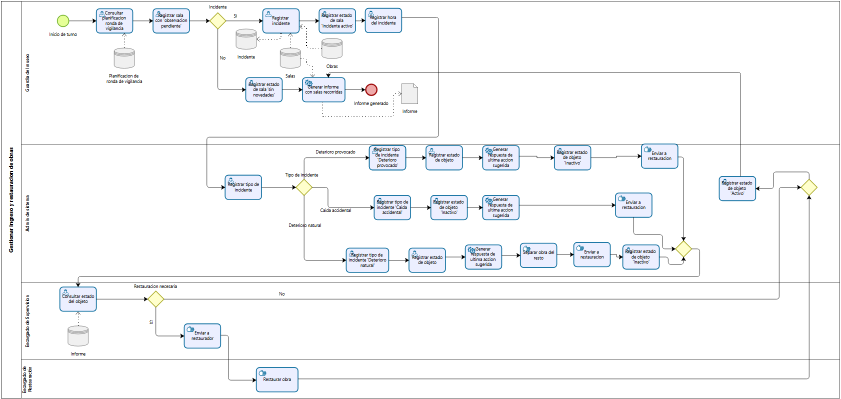
#> input picture scripts_y_notas/bpmn_oper_inspected.png, 1682 x 798 px, given in place of extracted_dcd_full.png, which was not available (shown at 1/2 size)
$ python simulate_dcd.py
#> lines starting #> are read from the running program, lines starting #| are printed output that depends on the picture
# -*- coding: utf-8 -*-
from PIL import Image

def simulate_dcd(target_x_pct, target_y_pct, zoom, out_path):
#> called with target_x_pct = 29, target_y_pct = 52, zoom = 2.1
    im = Image.open('scripts_y_notas/extracted_dcd_full.png').convert('RGB')
#> im is the input picture: PIL image 1682x798 RGB; mean R, G, B 246.4, 247.4, 248.6
    iw, ih = im.size
#> iw = 1682; ih = 798
    viewport_w = 1060
    viewport_h = 670

    tx = iw * (target_x_pct / 100.0)
#> tx = 487.8
    ty = ih * (target_y_pct / 100.0)
#> ty = 415

    vis_h = ih / zoom
#> vis_h = 380
    vis_w = vis_h * (viewport_w / viewport_h)
#> vis_w = 601.2

    x0 = int(tx - vis_w / 2)
#> x0 = 187
    y0 = int(ty - vis_h / 2)
#> y0 = 224
    x1 = int(tx + vis_w / 2)
#> x1 = 788
    y1 = int(ty + vis_h / 2)
#> y1 = 604

    crop = Image.new('RGB', (int(vis_w), int(vis_h)), (18, 18, 18))
#> crop: PIL image 601x380 RGB; every value is 18
    src_x0 = max(0, x0)
#> src_x0 = 187
    src_y0 = max(0, y0)
#> src_y0 = 224
    src_x1 = min(iw, x1)
#> src_x1 = 788
    src_y1 = min(ih, y1)
#> src_y1 = 604

    if src_x1 > src_x0 and src_y1 > src_y0:
        patch = im.crop((src_x0, src_y0, src_x1, src_y1))
        dest_x = src_x0 - x0
#> dest_x = 0
        dest_y = src_y0 - y0
        crop.paste(patch, (dest_x, dest_y))

    crop = crop.resize((viewport_w, viewport_h), Image.Resampling.LANCZOS)
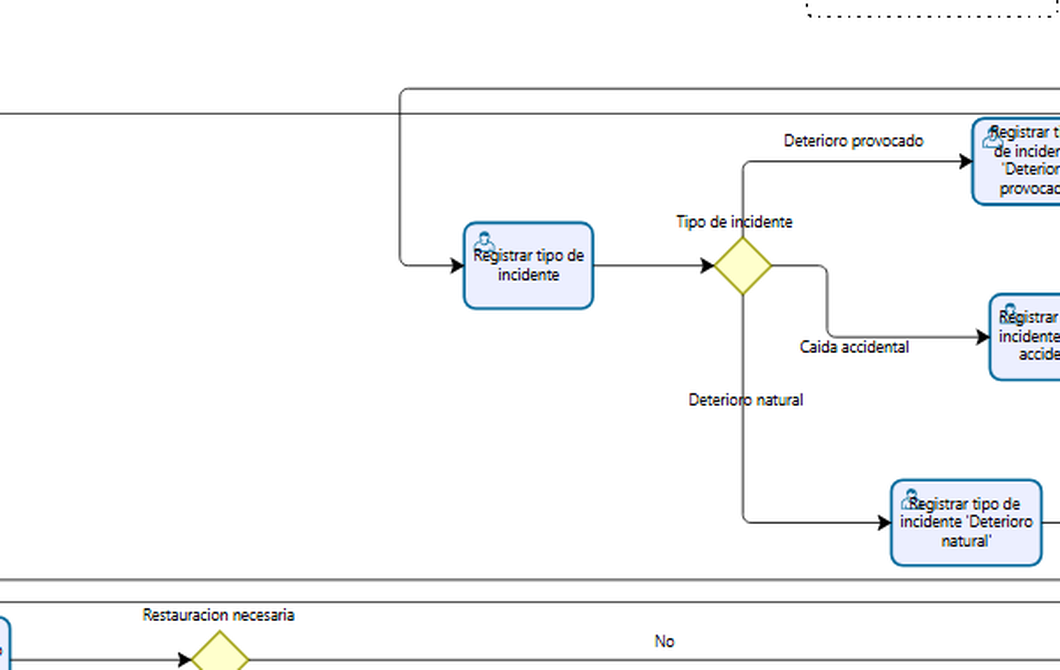
#> crop: PIL image 1060x670 RGB; mean R, G, B 246.8, 247.5, 248.2
    crop.save(out_path)
    print(f"Simulated {out_path} centered at ({target_x_pct}%, {target_y_pct}%) zoom={zoom}")

# Sector 1: Incidente & Sala (tx=29%, ty=52%, zoom=2.1)
simulate_dcd(29, 52, 2.1, 'scripts_y_notas/sim_dcd_incidente_sala.png')

# Sector 2: Obra & Material (tx=63%, ty=42%, zoom=2.0)
simulate_dcd(63, 42, 2.0, 'scripts_y_notas/sim_dcd_obra_material.png')
#> call 2 of simulate_dcd, with target_x_pct = 63, target_y_pct = 42, zoom = 2
#> in simulate_dcd (call 2), `crop = Image.new('RGB', (int(vis_w), int(vis_h)), (18, 18, 18))`: crop: PIL image 631x399 RGB; every value is 18
#> in simulate_dcd (call 2), `patch = im.crop((src_x0, src_y0, src_x1, src_y1))`:
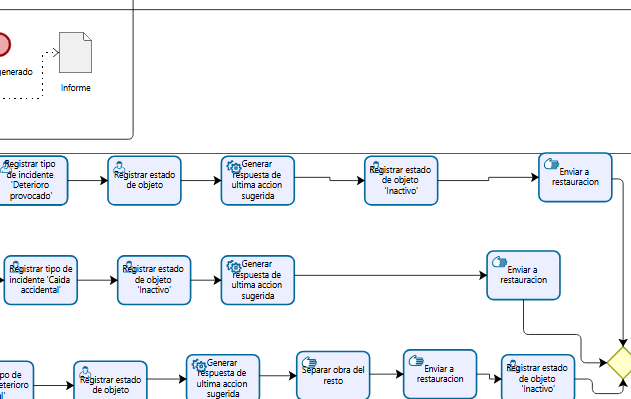
#> patch: PIL image 631x399 RGB; mean R, G, B 239.6, 242.2, 245.8
#> in simulate_dcd (call 2), `crop = crop.resize((viewport_w, viewport_h), Image.Resampling.LANCZOS)`:
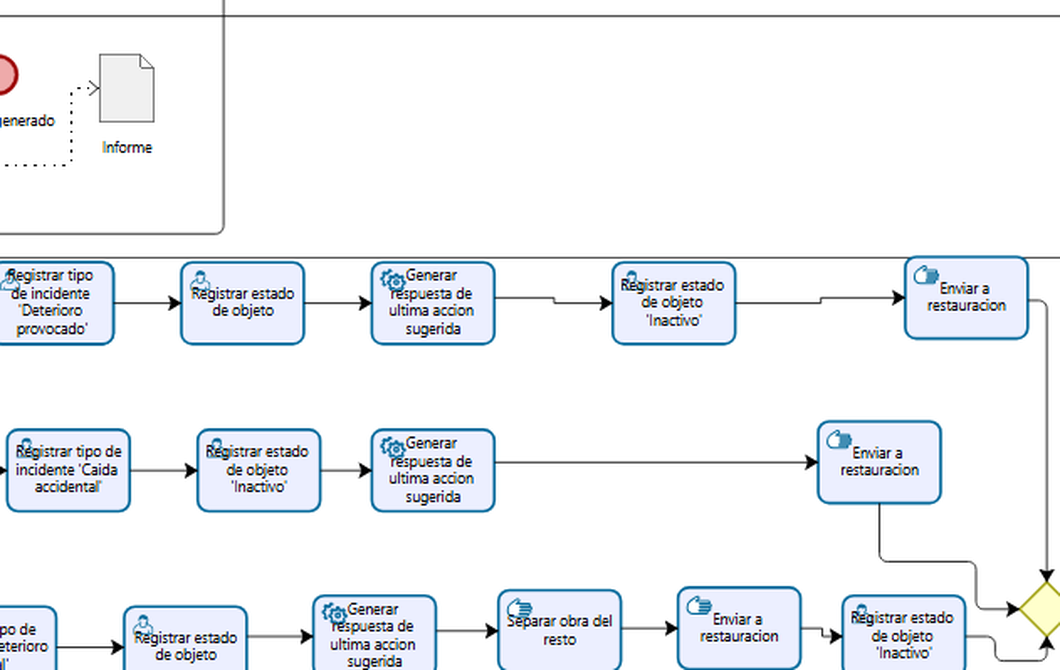
#> crop: PIL image 1060x670 RGB; mean R, G, B 239.3, 241.9, 245.2

# Sector 3: TipoIncidente & Sugerencias (tx=18%, ty=37%, zoom=2.4)
simulate_dcd(18, 37, 2.4, 'scripts_y_notas/sim_dcd_tipo_incidente.png')
#> call 3 of simulate_dcd, with target_x_pct = 18, target_y_pct = 37, zoom = 2.4
#> in simulate_dcd (call 3), `crop = Image.new('RGB', (int(vis_w), int(vis_h)), (18, 18, 18))`: crop: PIL image 526x332 RGB; every value is 18
#> in simulate_dcd (call 3), `patch = im.crop((src_x0, src_y0, src_x1, src_y1))`:
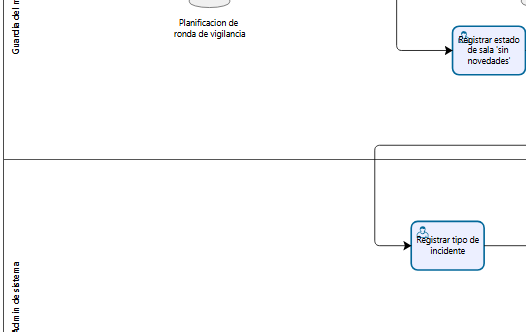
#> patch: PIL image 526x332 RGB; mean R, G, B 250.1, 250.6, 251.4
#> in simulate_dcd (call 3), `crop = crop.resize((viewport_w, viewport_h), Image.Resampling.LANCZOS)`:
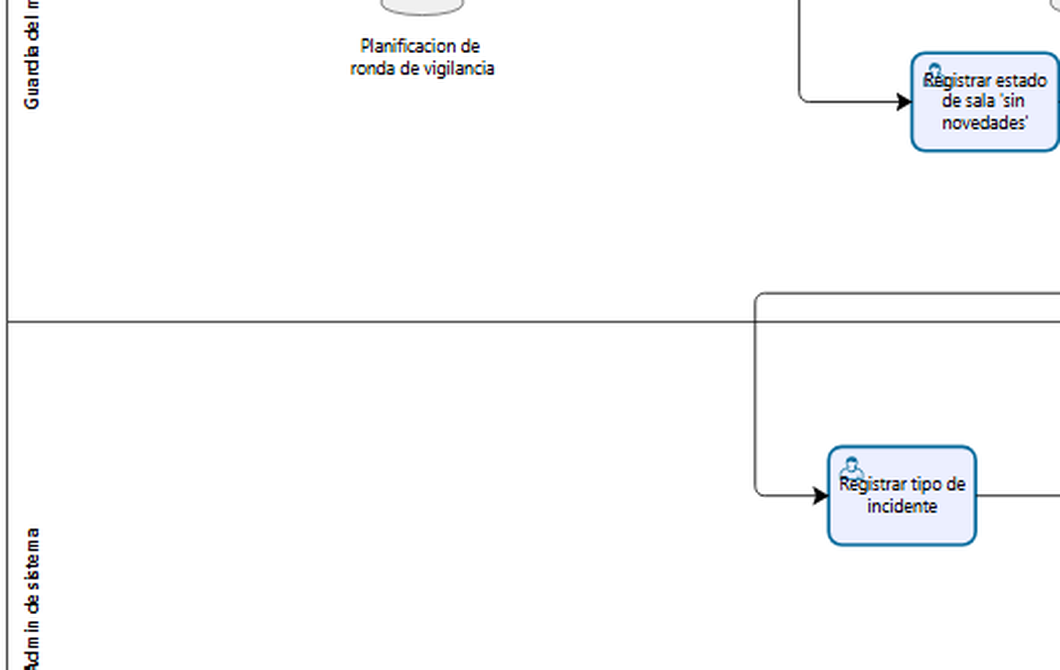
#> crop: PIL image 1060x670 RGB; mean R, G, B 249.8, 250.3, 251.1

# Sector 4: Multiplicidades Corregidas (tx=19%, ty=53%, zoom=2.05)
simulate_dcd(19, 53, 2.05, 'scripts_y_notas/sim_dcd_multiplicidades.png')
#> call 4 of simulate_dcd, with target_x_pct = 19, target_y_pct = 53, zoom = 2.05
#> in simulate_dcd (call 4), `crop = Image.new('RGB', (int(vis_w), int(vis_h)), (18, 18, 18))`: crop: PIL image 615x389 RGB; every value is 18
#> in simulate_dcd (call 4), `patch = im.crop((src_x0, src_y0, src_x1, src_y1))`:
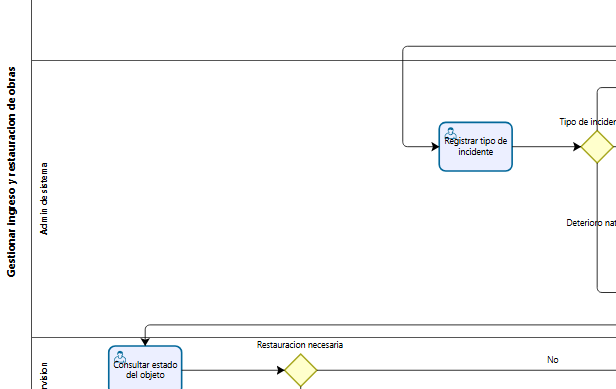
#> patch: PIL image 616x389 RGB; mean R, G, B 249.2, 249.6, 249.8
#> in simulate_dcd (call 4), `crop = crop.resize((viewport_w, viewport_h), Image.Resampling.LANCZOS)`:
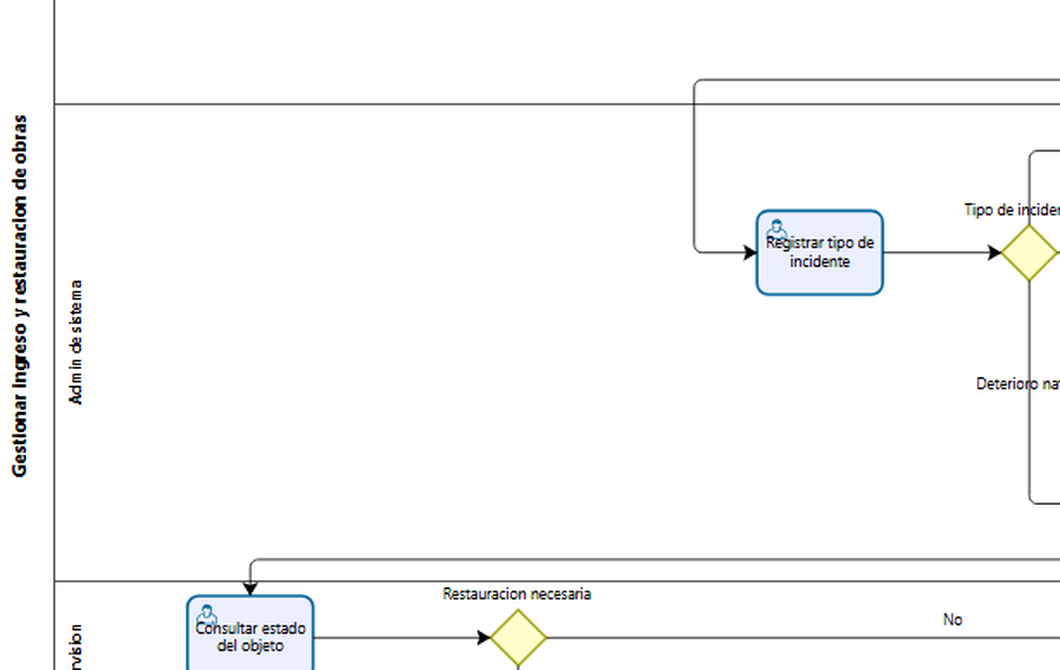
#> crop: PIL image 1060x670 RGB; mean R, G, B 248.9, 249.2, 249.4
